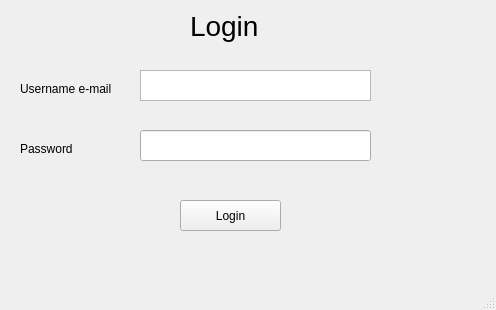
<?xml version="1.0" encoding="UTF-8"?>
<ui version="4.0">
 <class>MainWindow</class>
 <widget class="QMainWindow" name="MainWindow">
  <property name="geometry">
   <rect>
    <x>0</x>
    <y>0</y>
    <width>496</width>
    <height>310</height>
   </rect>
  </property>
  <property name="windowTitle">
   <string>MainWindow</string>
  </property>
  <widget class="QWidget" name="centralwidget">
   <widget class="QLabel" name="label">
    <property name="geometry">
     <rect>
      <x>20</x>
      <y>80</y>
      <width>121</width>
      <height>17</height>
     </rect>
    </property>
    <property name="text">
     <string>Username e-mail</string>
    </property>
   </widget>
   <widget class="QLabel" name="label_2">
    <property name="geometry">
     <rect>
      <x>20</x>
      <y>140</y>
      <width>67</width>
      <height>17</height>
     </rect>
    </property>
    <property name="text">
     <string>Password</string>
    </property>
   </widget>
   <widget class="QPushButton" name="pushButton">
    <property name="geometry">
     <rect>
      <x>180</x>
      <y>200</y>
      <width>101</width>
      <height>31</height>
     </rect>
    </property>
    <property name="text">
     <string>Login</string>
    </property>
   </widget>
   <widget class="QTextEdit" name="textEdit">
    <property name="geometry">
     <rect>
      <x>140</x>
      <y>70</y>
      <width>231</width>
      <height>31</height>
     </rect>
    </property>
   </widget>
   <widget class="QLabel" name="label_3">
    <property name="geometry">
     <rect>
      <x>190</x>
      <y>0</y>
      <width>101</width>
      <height>51</height>
     </rect>
    </property>
    <property name="font">
     <font>
      <pointsize>21</pointsize>
     </font>
    </property>
    <property name="text">
     <string>Login</string>
    </property>
   </widget>
   <widget class="QLineEdit" name="lineEdit">
    <property name="geometry">
     <rect>
      <x>140</x>
      <y>130</y>
      <width>231</width>
      <height>31</height>
     </rect>
    </property>
   </widget>
  </widget>
  <widget class="QMenuBar" name="menubar">
   <property name="geometry">
    <rect>
     <x>0</x>
     <y>0</y>
     <width>496</width>
     <height>26</height>
    </rect>
   </property>
  </widget>
  <widget class="QStatusBar" name="statusbar"/>
 </widget>
 <resources/>
 <connections/>
</ui>
